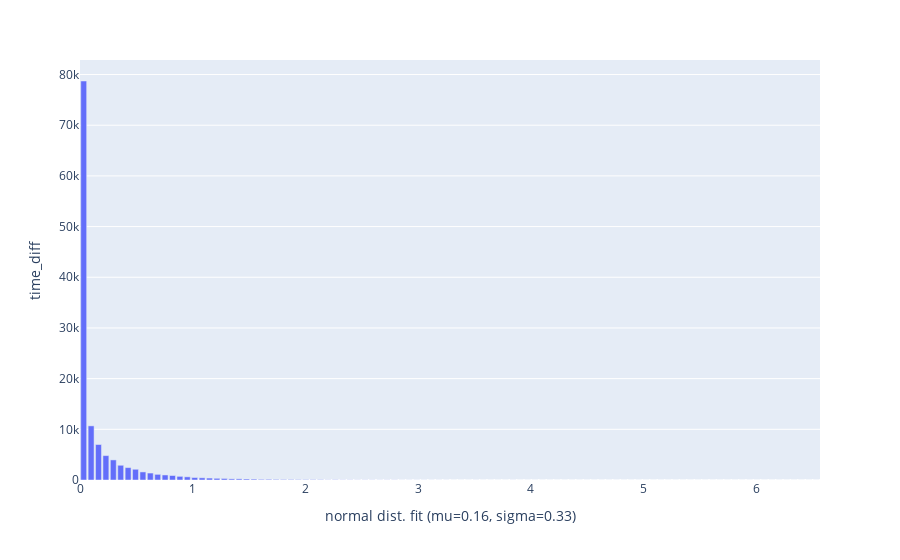

Here is the notebook cell this chart was saved with:
### Code cell
# check time diff

def cal_time_diff(df):
    """
    Calculate time difference between rows, also consider noon break
    """
    df = df.copy()
    df['time_diff'] = 0

    # morning trading
    trading_morning = (
        (df.index.time >= datetime.strptime('09:31:00', '%H:%M:%S').time()) 
        & (df.index.time <= datetime.strptime('12:00:00', '%H:%M:%S').time())
    )
    df.loc[trading_morning, 'time_diff'] = df[trading_morning].index.to_series().diff().dt.total_seconds()
    
    # afternoon
    trading_afternoon = (
        (df.index.time >= datetime.strptime('13:01:00', '%H:%M:%S').time()) 
        & (df.index.time <= datetime.strptime('16:00:00', '%H:%M:%S').time())
    )
    df.loc[trading_afternoon, 'time_diff'] = df[trading_afternoon].index.to_series().diff().dt.total_seconds()
    
    return df['time_diff']

quote_df['time_diff'] = cal_time_diff(quote_df)
quote_df.plotDistrib(
    'time_diff', bins=100,
)
print(quote_df['time_diff'].describe())

### Figure 1 — Plotly figure (JSON) as saved in the notebook; plotly's stock layout.template omitted (floating-point values rounded to 4 significant figures)
{"data": [{"alignmentgroup": "True", "hovertemplate": "normal dist. fit (mu=0.16, sigma=0.33)=%{x}<br>time_diff=%{y}<extra></extra>", "legendgroup": "", "marker": {"color": "#636efa", "pattern": {"shape": ""}}, "name": "", "offsetgroup": "", "orientation": "v", "showlegend": false, "textposition": "auto", "x": [0.03284, 0.09851, 0.1642, 0.2298, 0.2955, 0.3612, 0.4269, 0.4925, 0.5582, 0.6239, 0.6895, 0.7552, 0.8209, 0.8865, 0.9522, 1.018, 1.084, 1.149, 1.215, 1.281, 1.346, 1.412, 1.478, 1.543, 1.609, 1.675, 1.74, 1.806, 1.872, 1.937, 2.003, 2.069, 2.134, 2.2, 2.266, 2.331, 2.397, 2.463, 2.528, 2.594, 2.66, 2.725, 2.791, 2.857, 2.922, 2.988, 3.054, 3.119, 3.185, 3.251, 3.316, 3.382, 3.448, 3.513, 3.579, 3.645, 3.71, 3.776, 3.842, 3.907, 3.973, 4.039, 4.104, 4.17, 4.236, 4.301, 4.367, 4.433, 4.498, 4.564, 4.63, 4.695, 4.761, 4.827, 4.892, 4.958, 5.024, 5.089, 5.155, 5.221, 5.286, 5.352, 5.418, 5.483, 5.549, 5.615, 5.68, 5.746, 5.812, 5.877, 5.943, 6.009, 6.074, 6.14, 6.206, 6.271, 6.337, 6.403, 6.468, 6.534], "xaxis": "x", "y": [78723, 10680, 7000, 4815, 3964, 2907, 2448, 2118, 1593, 1374, 1113, 994, 885, 721, 626, 488, 432, 380, 332, 301, 224, 227, 197, 173, 128, 135, 115, 99, 99, 77, 75, 72, 61, 30, 47, 29, 29, 21, 26, 24, 17, 22, 22, 10, 12, 12, 11, 9, 7, 8, 6, 5, 4, 7, 3, 1, 4, 3, 7, 0, 2, 3, 1, 2, 0, 2, 2, 2, 2, 1, 1, 1, 1, 2, 2, 1, 0, 0, 1, 0, 1, 0, 0, 0, 0, 0, 0, 0, 0, 0, 1, 0, 0, 0, 1, 0, 0, 0, 0, 1], "yaxis": "y", "type": "bar"}], "layout": {"xaxis": {"anchor": "y", "domain": [0.0, 1.0], "title": {"text": "normal dist. fit (mu=0.16, sigma=0.33)"}}, "yaxis": {"anchor": "x", "domain": [0.0, 1.0], "title": {"text": "time_diff"}}, "legend": {"tracegroupgap": 0}, "margin": {"t": 60}, "barmode": "relative"}}
